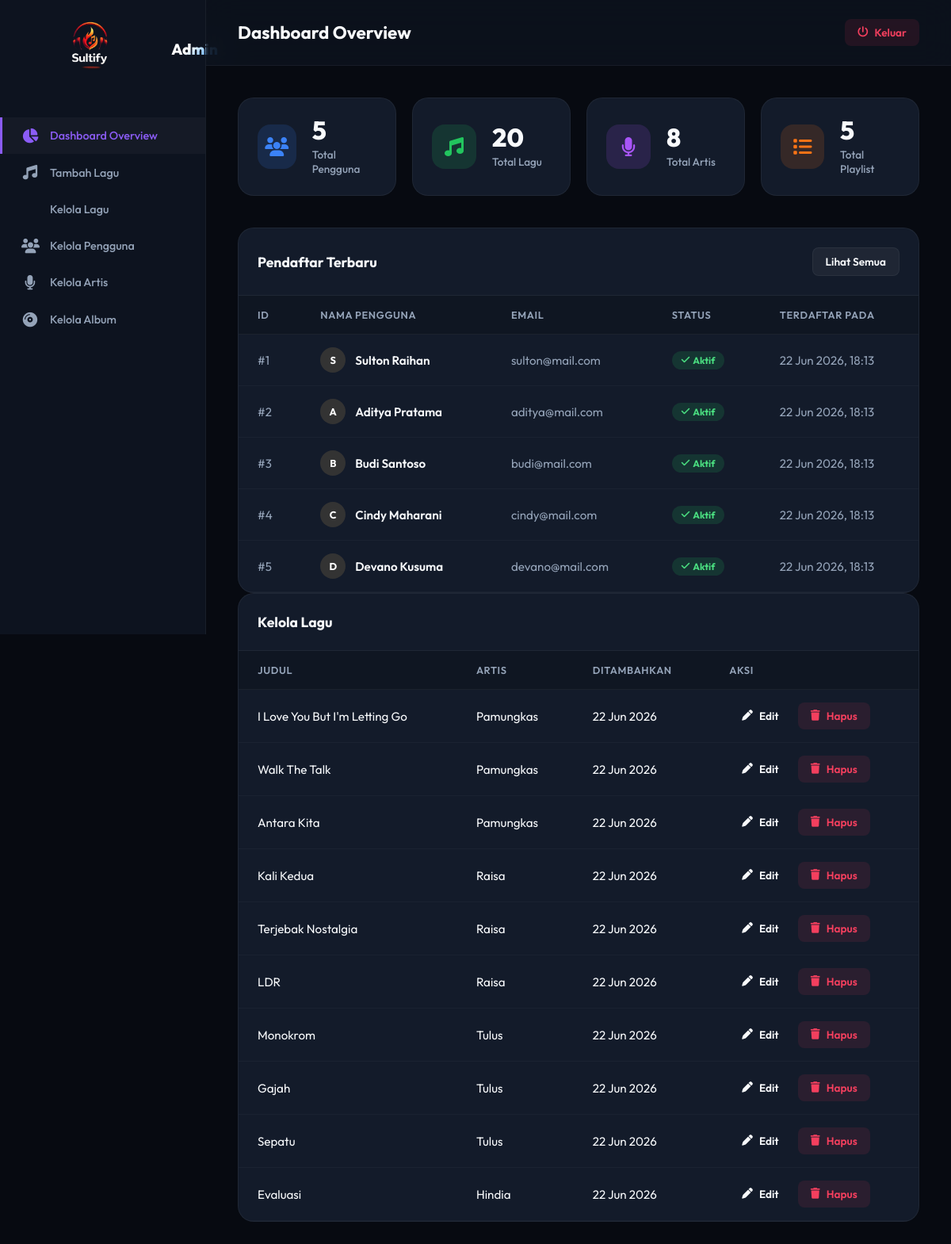
Page /admin/dashboard.php (signed in) on the committed database.
### tables this page shows
CREATE TABLE `users` (
  `id`            INT UNSIGNED    NOT NULL AUTO_INCREMENT,
  `username`      VARCHAR(50)     NOT NULL,
  `email`         VARCHAR(100)    NOT NULL,
  `password`      VARCHAR(255)    NOT NULL COMMENT 'bcrypt hash',
  `full_name`     VARCHAR(100)    NOT NULL,
  `avatar`        VARCHAR(255)    DEFAULT 'default_avatar.png',
  `bio`           TEXT            DEFAULT NULL,
  `date_of_birth` DATE            DEFAULT NULL,
  `gender`        ENUM('male','female','other') DEFAULT NULL,
  `is_active`     TINYINT(1)      NOT NULL DEFAULT 1,
  `is_verified`   TINYINT(1)      NOT NULL DEFAULT 0,
  `verify_token`  VARCHAR(64)     DEFAULT NULL,
  `reset_token`   VARCHAR(64)     DEFAULT NULL,
  `reset_expires` DATETIME        DEFAULT NULL,
  `last_login`    DATETIME        DEFAULT NULL,
  `created_at`    TIMESTAMP       NOT NULL DEFAULT CURRENT_TIMESTAMP,
  `updated_at`    TIMESTAMP       NOT NULL DEFAULT CURRENT_TIMESTAMP ON UPDATE CURRENT_TIMESTAMP,
  PRIMARY KEY (`id`),
  UNIQUE KEY `uq_users_email`    (`email`),
  UNIQUE KEY `uq_users_username` (`username`),
  KEY `idx_users_is_active`      (`is_active`)
);

CREATE TABLE `songs` (
  `id`          INT UNSIGNED    NOT NULL AUTO_INCREMENT,
  `artist_id`   INT UNSIGNED    NOT NULL,
  `album_id`    INT UNSIGNED    DEFAULT NULL,
  `title`       VARCHAR(200)    NOT NULL,
  `slug`        VARCHAR(210)    NOT NULL,
  `file_path`   VARCHAR(255)    NOT NULL COMMENT 'path file audio di server',
  `cover`       VARCHAR(255)    DEFAULT NULL COMMENT 'override cover dari album',
  `duration`    INT UNSIGNED    NOT NULL DEFAULT 0 COMMENT 'durasi dalam detik',
  `track_number` SMALLINT UNSIGNED DEFAULT NULL,
  `genre`       VARCHAR(100)    DEFAULT NULL,
  `lyrics`      LONGTEXT        DEFAULT NULL,
  `play_count`  BIGINT UNSIGNED NOT NULL DEFAULT 0,
  `is_published` TINYINT(1)     NOT NULL DEFAULT 1,
  `is_explicit`  TINYINT(1)     NOT NULL DEFAULT 0,
  `created_at`  TIMESTAMP       NOT NULL DEFAULT CURRENT_TIMESTAMP,
  `updated_at`  TIMESTAMP       NOT NULL DEFAULT CURRENT_TIMESTAMP ON UPDATE CURRENT_TIMESTAMP,
  PRIMARY KEY (`id`),
  UNIQUE KEY `uq_songs_slug`       (`slug`),
  KEY `idx_songs_artist_id`        (`artist_id`),
  KEY `idx_songs_album_id`         (`album_id`),
  KEY `idx_songs_genre`            (`genre`),
  KEY `idx_songs_play_count`       (`play_count`),
  CONSTRAINT `fk_songs_artist`
    FOREIGN KEY (`artist_id`) REFERENCES `artists` (`id`)
    ON DELETE CASCADE ON UPDATE CASCADE,
  CONSTRAINT `fk_songs_album`
    FOREIGN KEY (`album_id`) REFERENCES `albums` (`id`)
    ON DELETE SET NULL ON UPDATE CASCADE
);

CREATE TABLE `artists` (
  `id`          INT UNSIGNED    NOT NULL AUTO_INCREMENT,
  `name`        VARCHAR(150)    NOT NULL,
  `slug`        VARCHAR(160)    NOT NULL,
  `bio`         TEXT            DEFAULT NULL,
  `photo`       VARCHAR(255)    DEFAULT 'default_artist.png',
  `country`     VARCHAR(100)    DEFAULT NULL,
  `genre`       VARCHAR(100)    DEFAULT NULL,
  `monthly_listeners` INT UNSIGNED DEFAULT 0,
  `is_verified` TINYINT(1)      NOT NULL DEFAULT 0,
  `created_at`  TIMESTAMP       NOT NULL DEFAULT CURRENT_TIMESTAMP,
  `updated_at`  TIMESTAMP       NOT NULL DEFAULT CURRENT_TIMESTAMP ON UPDATE CURRENT_TIMESTAMP,
  PRIMARY KEY (`id`),
  UNIQUE KEY `uq_artists_slug`   (`slug`),
  KEY `idx_artists_genre`        (`genre`)
);

### admin/dashboard.php (the view, shortened to what this page needs)
<?php
$pdo = getDB();
$totalUsers = $pdo->query("SELECT COUNT(*) FROM users")->fetchColumn();
$totalSongs = $pdo->query("SELECT COUNT(*) FROM songs")->fetchColumn();
$totalArtists = $pdo->query("SELECT COUNT(*) FROM artists")->fetchColumn();
$totalPlaylists = $pdo->query("SELECT COUNT(*) FROM playlists")->fetchColumn();
$recentUsers = $pdo->query("SELECT * FROM users ORDER BY created_at DESC LIMIT 5")->fetchAll();
$songs = $pdo->query("SELECT s.id, s.title, s.created_at, a.name AS artist_name FROM songs s LEFT JOIN artists a ON s.artist_id = a.id ORDER BY s.created_at DESC LIMIT 10")->fetchAll();
?>
<!DOCTYPE html>
<html lang="id">
<head>
    <link href="https://cdnjs.cloudflare.com/ajax/libs/font-awesome/6.4.0/css/all.min.css" rel="stylesheet">
    <link rel="stylesheet" href="<?= BASE_URL ?>/assets/css/style.css">
</head>
<body>
<div class="admin-layout">
    <?php include __DIR__ . '/includes/sidebar.php'; ?>
    <main class="admin-main">
        <header class="admin-topbar">
            <h1>Dashboard Overview</h1>
            <a href="<?= BASE_URL ?>/auth/logout.php" class="btn-danger btn-sm" style="padding: 8px 16px; font-size: 0.85rem;"><i class="fa-solid fa-power-off"></i> Keluar</a>
        </header>
        <div class="admin-body">
            <div class="stats-grid">
                <div class="stat-card fade-in">
                    <div class="stat-icon blue"><i class="fa-solid fa-users"></i></div>
                    <div>
                        <div class="stat-num"><?= number_format($totalUsers) ?></div>
                        <div class="stat-label">Total Pengguna</div>
                    </div>
                </div>
                <div class="stat-card fade-in" style="animation-delay: 0.1s;">
                    <div class="stat-icon green"><i class="fa-solid fa-music"></i></div>
                    <div>
                        <div class="stat-num"><?= number_format($totalSongs) ?></div>
                        <div class="stat-label">Total Lagu</div>
                    </div>
                </div>
                <div class="stat-card fade-in" style="animation-delay: 0.2s;">
                    <div class="stat-icon purple"><i class="fa-solid fa-microphone"></i></div>
                    <div>
                        <div class="stat-num"><?= number_format($totalArtists) ?></div>
                        <div class="stat-label">Total Artis</div>
                    </div>
                </div>
                <div class="stat-card fade-in" style="animation-delay: 0.3s;">
                    <div class="stat-icon orange"><i class="fa-solid fa-list"></i></div>
                    <div>
                        <div class="stat-num"><?= number_format($totalPlaylists) ?></div>
                        <div class="stat-label">Total Playlist</div>
                    </div>
                </div>
            </div>
            <div class="admin-table-card fade-in" style="animation-delay: 0.4s;">
                <div class="admin-table-header">
                    <h3>Pendaftar Terbaru</h3>
                    <button class="btn-edit btn-sm">Lihat Semua</button>
                </div>
                <div style="overflow-x: auto;">
                    <table class="admin-table">
                        <thead>
                            <tr>
                                <th>ID</th>
                                <th>Nama Pengguna</th>
                                <th>Email</th>
                                <th>Status</th>
                                <th>Terdaftar Pada</th>
                            </tr>
                        </thead>
                        <tbody>
                            <?php foreach($recentUsers as $u): ?>
                            <tr>
                                <td style="color: var(--text-muted);">#<?= $u['id'] ?></td>
                                <td>
                                    <div style="display: flex; align-items: center; gap: 12px;">
                                        <div class="user-avatar" style="width: 32px; height: 32px; font-size: 0.8rem; background: #333; color: #fff;">
                                            <?= strtoupper(substr($u['full_name'], 0, 1)) ?>
                                        </div>
                                        <div style="font-weight: 600; color: var(--text);"><?= htmlspecialchars($u['full_name']) ?></div>
                                    </div>
                                </td>
                                <td style="color: var(--text-muted);"><?= htmlspecialchars($u['email']) ?></td>
                                <td>
                                    <?php if($u['is_active']): ?>
                                        <span class="badge badge-green"><i class="fa-solid fa-check" style="margin-right: 4px;"></i> Aktif</span>
                                    <?php else: ?>
                                        <span class="badge badge-red"><i class="fa-solid fa-ban" style="margin-right: 4px;"></i> Suspend</span>
                                    <?php endif; ?>
                                </td>
                                <td style="color: var(--text-muted);"><?= date('d M Y, H:i', strtotime($u['created_at'])) ?></td>
                            </tr>
                            <?php endforeach; ?>
                        </tbody>
                    </table>
                </div>
            </div>
<div class="admin-table-card fade-in" style="animation-delay:0.5s;">
    <div class="admin-table-header"><h3>Kelola Lagu</h3></div>
    <div style="overflow-x:auto;">
        <table class="admin-table">
            <thead>
                <tr>
                    <th>Judul</th>
                    <th>Artis</th>
                    <th>Ditambahkan</th>
                    <th>Aksi</th>
                </tr>
            </thead>
            <tbody>
                <?php foreach ($songs as $song): ?>
                <tr>
                    <td><?= htmlspecialchars($song['title']) ?></td>
                    <td><?= htmlspecialchars($song['artist_name'] ?? 'Tidak diketahui') ?></td>
                    <td><?= $song['created_at'] ? date('d M Y', strtotime($song['created_at'])) : '-' ?></td>
                    <td>
                        <a href="<?= BASE_URL ?>/admin/songs_edit.php?id=<?= $song['id'] ?>" class="btn btn-sm btn-primary" style="margin-right:5px;">
                            <i class="fa-solid fa-pen"></i> Edit
                        </a>
                        <a href="<?= BASE_URL ?>/admin/dashboard.php?delete_song=<?= $song['id'] ?>" class="btn btn-sm btn-danger" onclick="return confirm('Yakin hapus lagu ini?');">
                            <i class="fa-solid fa-trash"></i> Hapus
                        </a>
                    </td>
                </tr>
                <?php endforeach; ?>
            </tbody>
        </table>
    </div>
</div>
        </div>
    </main>
</div>
</body>
</html>

### assets/css/style.css (style rules this page uses)
:root { --bg: #070A11; --bg2: #0A0E17; --sidebar: #0D131F; --card: #131B2A; --card-hover: #1D283E; --primary: #8B5CF6; --primary-dark:#7C3AED; --primary-glow:rgba(139,92,246,.4); --accent: #F43F5E; --text: #F8FAFC; --text-muted: #94A3B8; --text-dim: #64748B; --border: rgba(255,255,255,.05); --player-bg: rgba(19, 27, 42, 0.85); --sidebar-w: 260px; --radius: 12px; --radius-lg: 20px; --transition: all .3s cubic-bezier(0.4, 0, 0.2, 1); }
*, *::before, *::after { box-sizing: border-box; margin: 0; padding: 0; }
html { font-size: 16px; scroll-behavior: smooth; }
body { font-family: 'Outfit', sans-serif; background: var(--bg); color: var(--text); min-height: 100vh; overflow-x: hidden; }
a { color: inherit; text-decoration: none; transition: var(--transition); }
button { cursor: pointer; border: none; background: none; color: inherit; font-family: inherit; }
.user-avatar { width: 36px; height: 36px; border-radius: 50%; background: linear-gradient(135deg, var(--primary), var(--accent)); display: flex; align-items: center; justify-content: center; font-size: .9rem; font-weight: 700; color: #fff; overflow: hidden; }
.admin-layout { display: flex; min-height: 100vh; background: var(--bg); }
.admin-main { flex: 1; overflow-y: auto; }
.admin-topbar { display: flex; align-items: center; justify-content: space-between; padding: 24px 40px; background: rgba(13,19,31,.8); backdrop-filter: blur(20px); border-bottom: 1px solid var(--border); position: sticky; top: 0; z-index: 50; }
.admin-topbar h1 { font-size: 1.4rem; font-weight: 700; }
.admin-body { padding: 40px; }
.stats-grid { display: grid; grid-template-columns: repeat(4, 1fr); gap: 20px; margin-bottom: 40px; }
.stat-card { background: var(--card); border-radius: var(--radius-lg); padding: 24px; display: flex; align-items: center; gap: 20px; border: 1px solid var(--border); transition: var(--transition); }
.stat-icon { width: 56px; height: 56px; border-radius: 16px; display: flex; align-items: center; justify-content: center; font-size: 1.5rem; }
.stat-icon.blue { background: rgba(59,130,246,.15); color: #3B82F6; }
.stat-icon.green { background: rgba(34,197,94,.15); color: #22C55E; }
.stat-icon.purple { background: rgba(168,85,247,.15); color: #A855F7; }
.stat-icon.orange { background: rgba(249,115,22,.15); color: #F97316; }
.stat-num { font-size: 2rem; font-weight: 800; line-height: 1; margin-bottom: 6px; }
.stat-label { font-size: .85rem; color: var(--text-muted); font-weight: 500; }
.admin-table-card { background: var(--card); border-radius: var(--radius-lg); border: 1px solid var(--border); overflow: hidden; }
.admin-table-header { display: flex; align-items: center; justify-content: space-between; padding: 24px; border-bottom: 1px solid var(--border); }
.admin-table-header h3 { font-size: 1.1rem; font-weight: 700; }
.admin-table { width: 100%; border-collapse: collapse; }
.admin-table th { padding: 16px 24px; text-align: left; font-size: .8rem; font-weight: 600; text-transform: uppercase; letter-spacing: .05em; color: var(--text-muted); background: rgba(0,0,0,.2); border-bottom: 1px solid var(--border); }
.admin-table td { padding: 16px 24px; font-size: .95rem; border-bottom: 1px solid rgba(255,255,255,.03); }
.admin-table tbody tr { transition: var(--transition); }
.badge { display: inline-flex; align-items: center; padding: 4px 12px; border-radius: 20px; font-size: .75rem; font-weight: 700; }
.badge-green { background: rgba(34,197,94,.15); color: #4ADE80; }
.btn-sm { padding: 8px 16px; border-radius: 8px; font-size: .85rem; font-weight: 600; transition: var(--transition); display: inline-flex; align-items: center; gap: 8px; }
.btn-danger { background: rgba(244,63,94,.1); color: #F43F5E; }
.btn-edit { background: rgba(255,255,255,.05); color: var(--text); border: 1px solid var(--border); }
.fade-in { animation: fadeInUp .5s cubic-bezier(0.2, 0.8, 0.2, 1) forwards; }

### rows in the picture
users: id "1", full_name "S", full_name "Sulton Raihan", email "sulton@mail.com", is_active 1 (drawn), created_at "22 Jun 2026, 18:13"
users: id "2", full_name "A", full_name "Aditya Pratama", email "aditya@mail.com", is_active 1 (drawn), created_at "22 Jun 2026, 18:13"
users: id "3", full_name "B", full_name "Budi Santoso", email "budi@mail.com", is_active 1 (drawn), created_at "22 Jun 2026, 18:13"
users: id "4", full_name "C", full_name "Cindy Maharani", email "cindy@mail.com", is_active 1 (drawn), created_at "22 Jun 2026, 18:13"
users: id "5", full_name "D", full_name "Devano Kusuma", email "devano@mail.com", is_active 1 (drawn), created_at "22 Jun 2026, 18:13"
songs: title "I Love You But I'm Letting Go", artist.name "Pamungkas", created_at "22 Jun 2026"
songs: title "Walk The Talk", artist.name "Pamungkas", created_at "22 Jun 2026"
songs: title "Antara Kita", artist.name "Pamungkas", created_at "22 Jun 2026"
songs: title "Kali Kedua", artist.name "Raisa", created_at "22 Jun 2026"
songs: title "Terjebak Nostalgia", artist.name "Raisa", created_at "22 Jun 2026"
songs: title "LDR", artist.name "Raisa", created_at "22 Jun 2026"
songs: title "Monokrom", artist.name "Tulus", created_at "22 Jun 2026"
songs: title "Gajah", artist.name "Tulus", created_at "22 Jun 2026"
songs: title "Sepatu", artist.name "Tulus", created_at "22 Jun 2026"
songs: title "Evaluasi", artist.name "Hindia", created_at "22 Jun 2026"

### other values in the picture
$totalUsers "5"
$totalSongs "20"
$totalArtists "8"
$totalPlaylists "5"
